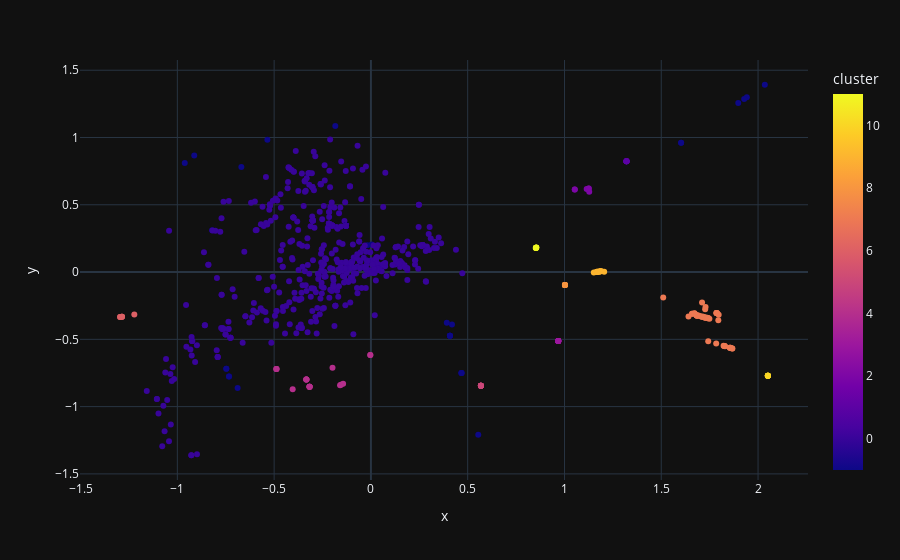
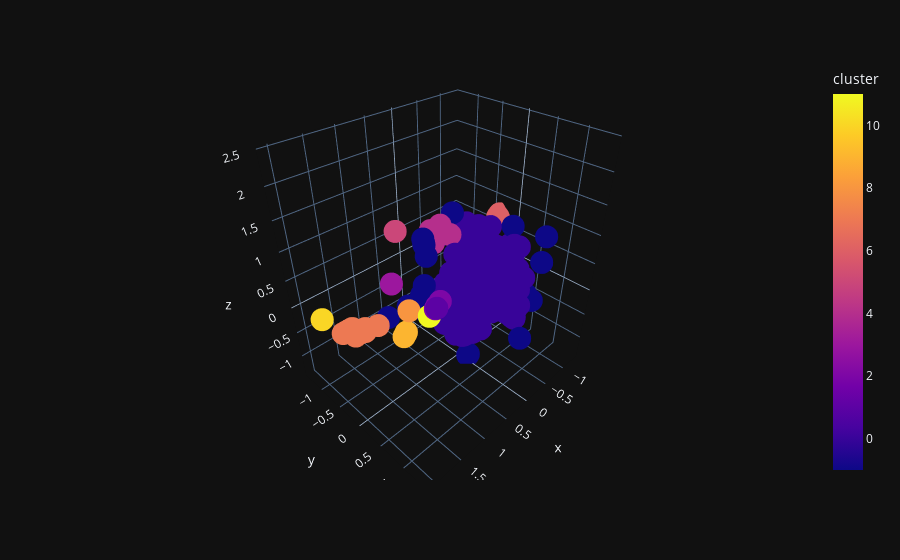

Notebook code cell kept with these figures, in order:
### Markdown cell above
# Clustering

## DBSCAN

### Code cell
clustering = DBSCAN(eps=0.25, min_samples=5, metric='euclidean').fit_predict(X_emb)
cluster_df = pd.DataFrame.from_dict(clustering)
X_df = pd.DataFrame.from_dict(X_emb)
X_df['cluster'] = cluster_df
X_df['title'] = df.title
X_df.columns = ['x', 'y', 'z', 'cluster', 'title']

print('Cluster counts:')
print(X_df.cluster.value_counts())
fig = px.scatter(X_df, x='x', y='y', hover_name='title', color='cluster')
fig.show()
fig = px.scatter_3d(X_df, x='x', y='y', z='z', hover_name='title', color='cluster')
fig.show()

### Figure 1 — Plotly figure (JSON) as saved in the notebook; plotly's stock layout.template omitted (floating-point values rounded to 4 significant figures; data arrays with more than 128 entries replaced by an {"elided": "..."} marker saying what was removed)
{"data": [{"hovertemplate": "<b>%{hovertext}</b><br><br>x=%{x}<br>y=%{y}<br>cluster=%{marker.color}<extra></extra>", "hovertext": {"elided": "657 str values"}, "legendgroup": "", "marker": {"color": {"elided": "657 int values"}, "coloraxis": "coloraxis", "symbol": "circle"}, "mode": "markers", "name": "", "orientation": "v", "showlegend": false, "x": {"elided": "657 float values"}, "xaxis": "x", "y": {"elided": "657 float values"}, "yaxis": "y", "type": "scatter"}], "layout": {"xaxis": {"anchor": "y", "domain": [0.0, 1.0], "title": {"text": "x"}}, "yaxis": {"anchor": "x", "domain": [0.0, 1.0], "title": {"text": "y"}}, "coloraxis": {"colorbar": {"title": {"text": "cluster"}}, "colorscale": [[0.0, "#0d0887"], [0.1111, "#46039f"], [0.2222, "#7201a8"], [0.3333, "#9c179e"], [0.4444, "#bd3786"], [0.5556, "#d8576b"], [0.6667, "#ed7953"], [0.7778, "#fb9f3a"], [0.8889, "#fdca26"], [1.0, "#f0f921"]]}, "legend": {"tracegroupgap": 0}, "margin": {"t": 60}}}

### Figure 2 — Plotly figure (JSON) as saved in the notebook; plotly's stock layout.template omitted (floating-point values rounded to 4 significant figures; data arrays with more than 128 entries replaced by an {"elided": "..."} marker saying what was removed)
{"data": [{"hovertemplate": "<b>%{hovertext}</b><br><br>x=%{x}<br>y=%{y}<br>z=%{z}<br>cluster=%{marker.color}<extra></extra>", "hovertext": {"elided": "657 str values"}, "legendgroup": "", "marker": {"color": {"elided": "657 int values"}, "coloraxis": "coloraxis", "symbol": "circle"}, "mode": "markers", "name": "", "scene": "scene", "showlegend": false, "x": {"elided": "657 float values"}, "y": {"elided": "657 float values"}, "z": {"elided": "657 float values"}, "type": "scatter3d"}], "layout": {"scene": {"domain": {"x": [0.0, 1.0], "y": [0.0, 1.0]}, "xaxis": {"title": {"text": "x"}}, "yaxis": {"title": {"text": "y"}}, "zaxis": {"title": {"text": "z"}}}, "coloraxis": {"colorbar": {"title": {"text": "cluster"}}, "colorscale": [[0.0, "#0d0887"], [0.1111, "#46039f"], [0.2222, "#7201a8"], [0.3333, "#9c179e"], [0.4444, "#bd3786"], [0.5556, "#d8576b"], [0.6667, "#ed7953"], [0.7778, "#fb9f3a"], [0.8889, "#fdca26"], [1.0, "#f0f921"]]}, "legend": {"tracegroupgap": 0}, "margin": {"t": 60}}}
